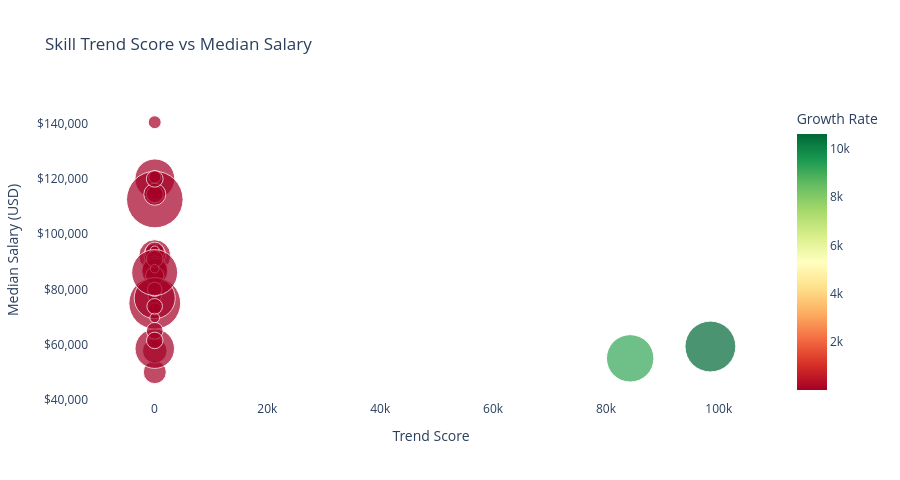

Notebook code cell kept with this figure:
### Markdown cell above
### 14.4 Salary vs Skill Trend Score

### Code cell
plot_sal = skill_trends.dropna(subset=["median_salary"]).copy()

fig = px.scatter(
    plot_sal, x="trend_score", y="median_salary",
    size="total_jobs", hover_name="skill_name",
    color="growth_rate", color_continuous_scale="RdYlGn",
    title="Skill Trend Score vs Median Salary",
    labels={"trend_score":"Trend Score","median_salary":"Median Salary (USD)",
            "total_jobs":"Total Jobs","growth_rate":"Growth Rate"},
    size_max=40
)
fig.update_layout(plot_bgcolor="white", height=480)
fig.update_yaxes(tickformat="$,.0f")
fig.show()

print("\n💡 Skor tren tinggi + gaji tinggi = keterampilan prioritas untuk investasi dalam pengembangan talenta.")

### Figure 1 — Plotly figure (JSON) as saved in the notebook; plotly's stock layout.template omitted (floating-point values rounded to 4 significant figures)
{"data": [{"hovertemplate": "<b>%{hovertext}</b><br><br>Trend Score=%{x}<br>Median Salary (USD)=%{y}<br>Total Jobs=%{marker.size}<br>Growth Rate=%{marker.color}<extra></extra>", "hovertext": ["Management", "Manufacturing", "Distribution", "Engineering", "Information Technology", "Customer Service", "Consulting", "Science", "Project Management", "Supply Chain", "Quality Assurance", "Strategy/Planning", "Finance", "Analyst", "Research", "Administrative", "Other", "Accounting/Auditing", "Sales", "Marketing", "Human Resources", "Education", "Writing/Editing", "Legal", "Training", "Advertising", "Public Relations", "Design", "Product Management", "Business Development", "Art/Creative", "Production", "Purchasing", "General Business", "Health Care Provider"], "legendgroup": "", "marker": {"color": [10630.0, 9232.0, 9.303, 5.457, 4.984, 5.998, 6.12, 7.075, 5.454, 6.235, 5.866, 6.182, 4.623, 5.018, 5.188, 4.82, 4.092, 4.405, 3.661, 4.24, 4.525, 4.642, 4.919, 4.567, 4.522, 5.467, 4.771, 4.309, 4.58, 3.28, 4.117, 4.651, 4.608, 3.021, 2.174], "coloraxis": "coloraxis", "size": [20385, 17728, 409, 12530, 25256, 4167, 2241, 782, 3825, 1167, 1752, 1158, 8011, 3775, 2928, 4787, 12314, 4999, 21193, 5400, 2608, 2217, 1426, 2229, 2164, 652, 1258, 2207, 1313, 13304, 1637, 753, 599, 1929, 16675], "sizemode": "area", "sizeref": 15.79, "symbol": "circle"}, "mode": "markers", "name": "", "orientation": "v", "showlegend": false, "type": "scatter", "x": [98510.0, 84300.0, 52.71, 51.43, 50.9, 49.07, 46.45, 45.6, 44.53, 42.83, 42.81, 42.47, 41.76, 41.21, 41.14, 40.64, 39.15, 37.77, 37.48, 36.79, 35.55, 35.47, 35.19, 35.02, 34.54, 34.53, 33.58, 33.16, 32.64, 32.24, 30.43, 30.31, 28.96, 23.44, 22.93], "xaxis": "x", "y": [59280.0, 55000.0, 60320.0, 120000.0, 112500.0, 50000.0, 114400.0, 91240.0, 114400.0, 89200.0, 85640.0, 120600.0, 92180.0, 92560.0, 93600.0, 57740.0, 58500.0, 87500.0, 75000.0, 86500.0, 85000.0, 64970.0, 77500.0, 120000.0, 61500.0, 94050.0, 72800.0, 90980.0, 140500.0, 76790.0, 80000.0, 69680.0, 87460.0, 73830.0, 86060.0], "yaxis": "y"}], "layout": {"coloraxis": {"colorbar": {"title": {"text": "Growth Rate"}}, "colorscale": [[0, "rgb(165,0,38)"], [0.1, "rgb(215,48,39)"], [0.2, "rgb(244,109,67)"], [0.3, "rgb(253,174,97)"], [0.4, "rgb(254,224,139)"], [0.5, "rgb(255,255,191)"], [0.6, "rgb(217,239,139)"], [0.7, "rgb(166,217,106)"], [0.8, "rgb(102,189,99)"], [0.9, "rgb(26,152,80)"], [1, "rgb(0,104,55)"]]}, "height": 480, "legend": {"itemsizing": "constant", "tracegroupgap": 0}, "plot_bgcolor": "white", "title": {"text": "Skill Trend Score vs Median Salary"}, "xaxis": {"anchor": "y", "domain": [0, 1], "title": {"text": "Trend Score"}}, "yaxis": {"anchor": "x", "domain": [0, 1], "tickformat": "$,.0f", "title": {"text": "Median Salary (USD)"}}}}
